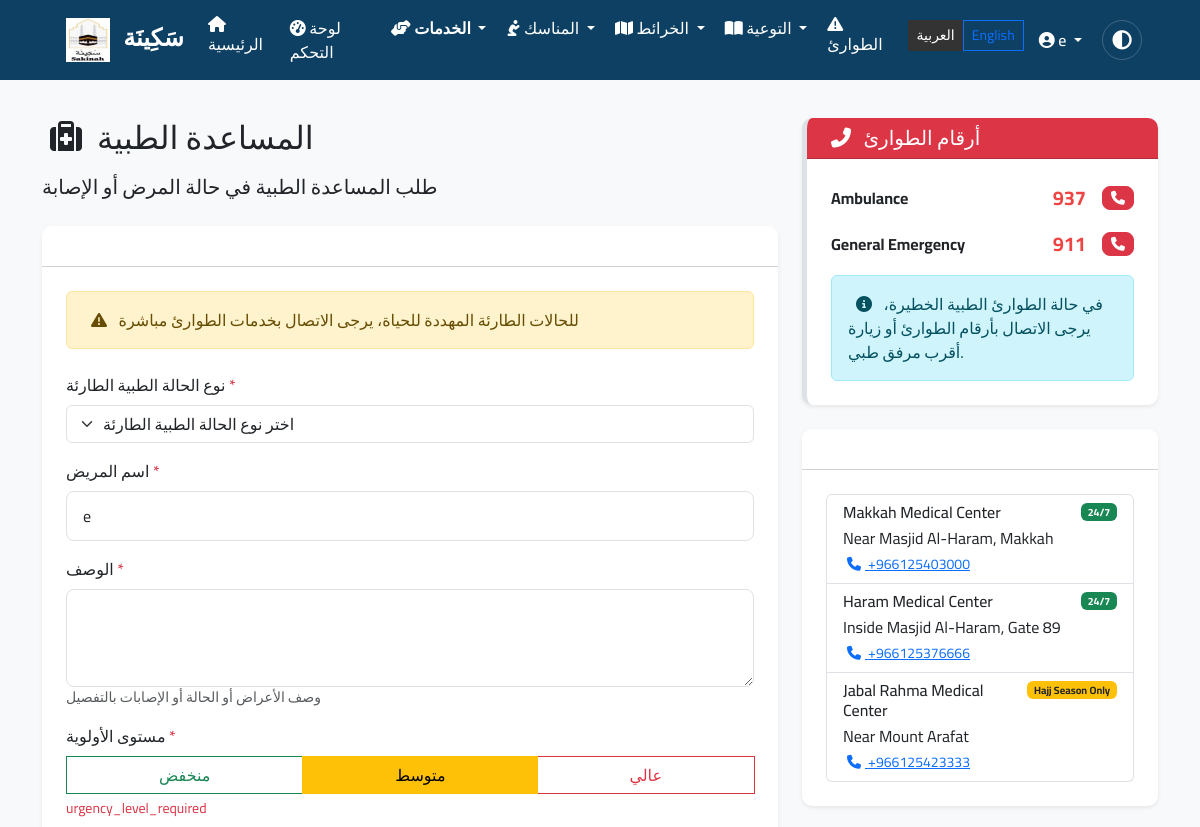
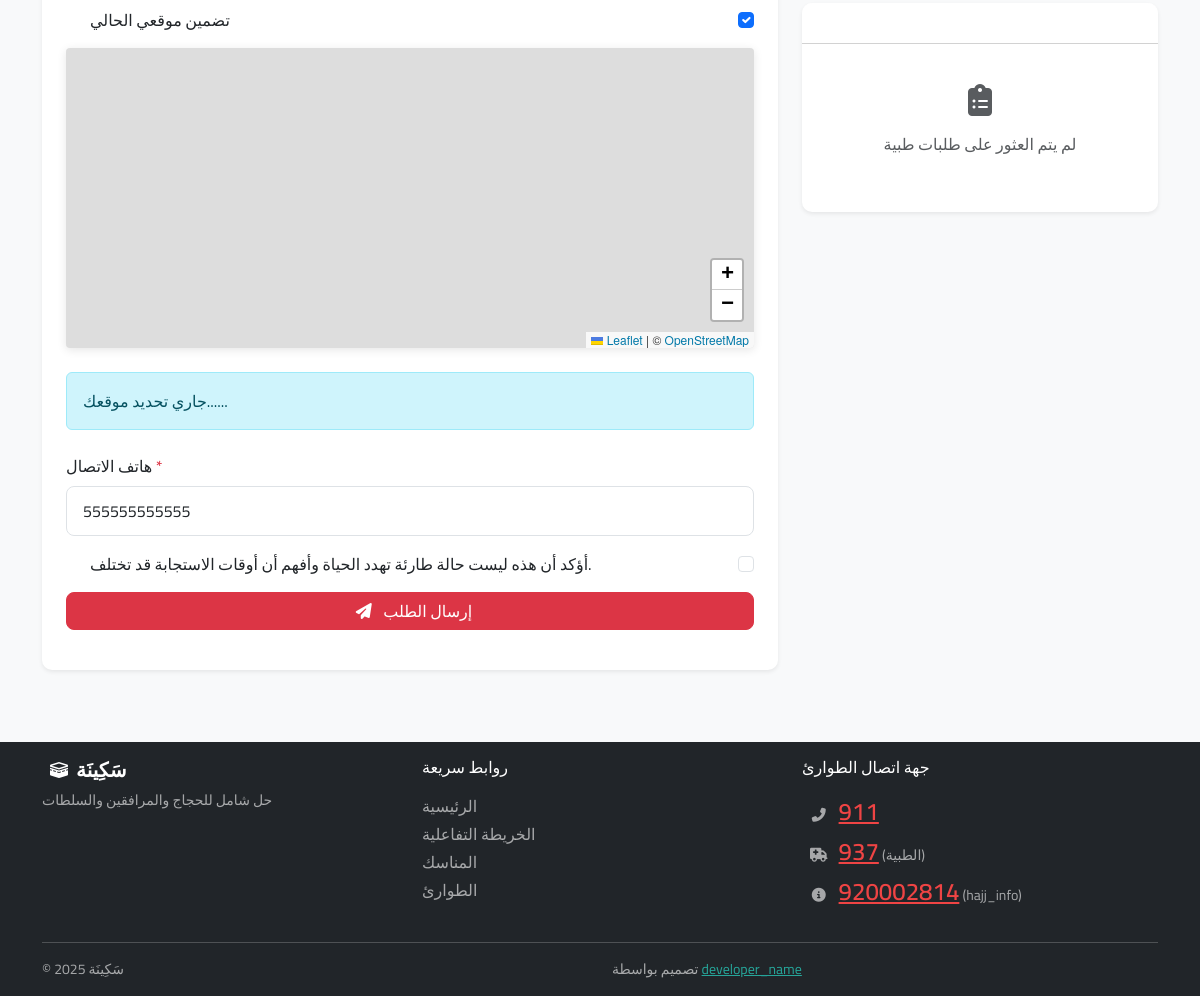
Page /services/medical_help.php?lang=ar (signed in) on the committed database (2 pictures, top to bottom).
### tables this page shows
CREATE TABLE `users` (
  `id` int(11) NOT NULL,
  `username` varchar(100) NOT NULL,
  `full_name` varchar(100) NOT NULL,
  `email` varchar(100) NOT NULL,
  `password` varchar(255) NOT NULL,
  `phone` varchar(20) DEFAULT NULL,
  `nationality` varchar(50) DEFAULT NULL,
  `passport_number` varchar(30) DEFAULT NULL,
  `user_type` enum('pilgrim','guardian','authority','admin') NOT NULL DEFAULT 'pilgrim',
  `profile_image` varchar(255) DEFAULT NULL,
  `language` varchar(10) DEFAULT 'en',
  `active` tinyint(1) DEFAULT 1,
  `last_login` datetime DEFAULT NULL,
  `created_at` datetime NOT NULL,
  `updated_at` datetime NOT NULL DEFAULT current_timestamp() ON UPDATE current_timestamp()
);

### services/medical_help.php (the view, shortened to what the rows shown need)
<?php
$useLeaflet = true;
require_once '../includes/header.php';
?>
<div class="container py-4">
    <div class="row">
        <div class="col-lg-8">
            <h1 class="h2 mb-3"><i class="fas fa-medkit me-2" aria-hidden="true"></i> <?php echo __('medical_service'); ?></h1>
            <div class="card mb-4 shadow-sm">
                <div class="card-body">
                    <form id="medicalForm" method="POST" novalidate>
                        <div class="mb-3">
                            <label for="patientName" class="form-label"><?php echo __('patient_name'); ?> <span class="text-danger">*</span></label>
                            <input type="text" class="form-control" id="patientName" name="patient_name" required
                                   value="<?php echo htmlspecialchars($currentUser['full_name']); ?>"
                                   aria-describedby="patientNameHelp">
                        </div>
                        <div class="mb-3">
                            <label for="contactPhone" class="form-label"><?php echo __('contact_phone'); ?> <span class="text-danger">*</span></label>
                            <input type="tel" class="form-control" id="contactPhone" name="contact_phone" required
                                   value="<?php echo htmlspecialchars($currentUser['phone']); ?>">
                        </div>
                    </form>
                </div>
            </div>
        </div>
    </div>
</div>
<link rel="stylesheet" href="https://unpkg.com/leaflet@1.9.4/dist/leaflet.css">
<?php require_once '../includes/footer.php'; ?>

### includes/header.php (shortened to what the rows shown need)
<?php
require_once $_SERVER['DOCUMENT_ROOT'] . '/hajj-umrah-platform/includes/functions.php';
$lang = getCurrentLanguage();
$currentUser = isLoggedIn() ? getCurrentUser() : null;
?>
    <link href="https://cdn.jsdelivr.net/npm/bootstrap@5.3.0/dist/css/bootstrap.min.css" rel="stylesheet">
    <link rel="stylesheet" href="https://cdnjs.cloudflare.com/ajax/libs/font-awesome/6.4.0/css/all.min.css">
    <?php if ($lang === 'ar'): ?>
        <link rel="stylesheet" href="https://cdn.jsdelivr.net/npm/bootstrap@5.3.0/dist/css/bootstrap.rtl.min.css">
    <?php endif; ?>
    <?php if (isset($useLeaflet) && $useLeaflet): ?>
        <link rel="stylesheet" href="https://unpkg.com/leaflet@1.9.4/dist/leaflet.css">
    <?php endif; ?>
    <link rel="stylesheet" href="<?php echo SITE_URL; ?>/assets/css/styles.css">
</head>
<body class="<?php echo $lang === 'ar' ? 'arabic-font' : ''; ?> <?php echo isset($bodyClass) ? htmlspecialchars($bodyClass) : ''; ?>">
    <nav class="navbar navbar-expand-lg navbar-dark fixed-top">
       <div class="container">
            <div class="collapse navbar-collapse" id="navbarNav">
                <ul class="navbar-nav ms-auto">
                    <?php if (isLoggedIn()): ?>
                        <li class="nav-item dropdown">
                            <a class="nav-link dropdown-toggle" href="#" id="userDropdown" role="button" data-bs-toggle="dropdown" aria-expanded="false">
                                <i class="fas fa-user-circle"></i> <?php echo htmlspecialchars($currentUser['full_name']); ?>
                            </a>
                        </li>
                    <?php endif; ?>
                </ul>
            </div>
        </div>
    </nav>
    <main class="py-4">

### rows in the picture
users: full_name "e", patient_name "e", contact_phone "555555555555"

### other values in the picture
__('site_name') "سَكِينَة"
__('home') "الرئيسية"
__('dashboard') "لوحة التحكم"
__('services') "الخدمات"
__('rituals') "المناسك"
__('maps') "الخرائط"
__('education') "التوعية"
__('emergency') "الطوارئ"
__('medical_service') "المساعدة الطبية"
__('medical_description') "طلب المساعدة الطبية في حالة المرض أو الإصابة"
__('medical_warning') "للحالات الطارئة المهددة للحياة، يرجى الاتصال بخدمات الطوارئ مباشرة"
__('medical_emergency_type') "نوع الحالة الطبية الطارئة"
__('patient_name') "اسم المريض"
__('description') "الوصف"
__('medical_description_help') "وصف الأعراض أو الحالة أو الإصابات بالتفصيل"
